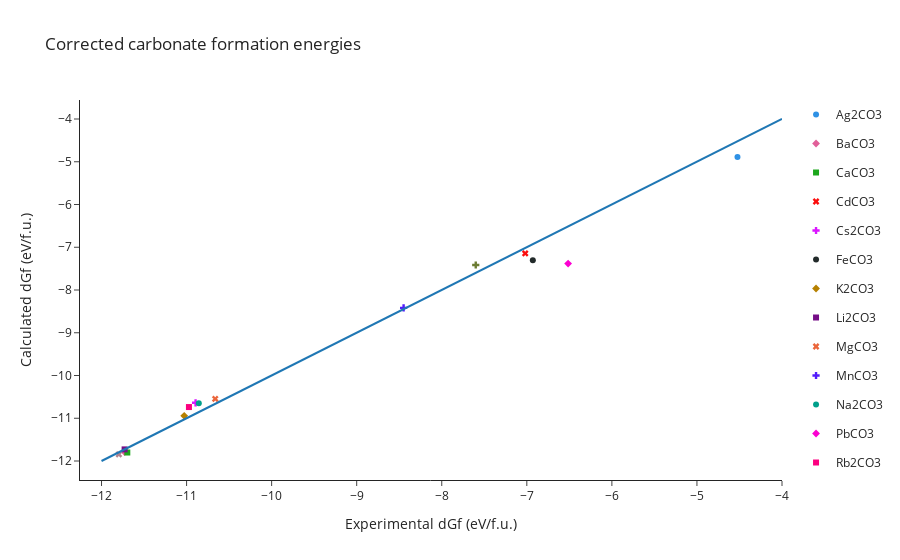

This figure's notebook cell:
### Code cell
df_new = df.copy()
df_new["y"] = df_new["y"] + final_correction

scatter_new = px.scatter(df_new, x="x", y="y", hover_name="name",
                         color_discrete_sequence=[px.colors.qualitative.Dark24[i] for i in range(len(df_new))],
                         symbol="name", color="name")
line_new = px.line(x=[-12, -4], y=[-12, -4])

fig_new = go.Figure(scatter_new.data + line_new.data)
fig_new.update_layout({"title": "Corrected carbonate formation energies",
                   "xaxis_title":"Experimental dGf (eV/f.u.)",
                   "yaxis_title":"Calculated dGf (eV/f.u.)"})
fig_new.show()

### Figure 1 — Plotly figure (JSON) as saved in the notebook; plotly's stock layout.template omitted (floating-point values rounded to 4 significant figures)
{"data": [{"hovertemplate": "<b>%{hovertext}</b><br><br>name=Ag2CO3<br>x=%{x}<br>y=%{y}<extra></extra>", "hovertext": ["Ag2CO3"], "legendgroup": "Ag2CO3", "marker": {"color": "#2E91E5", "symbol": "circle"}, "mode": "markers", "name": "Ag2CO3", "orientation": "v", "showlegend": true, "type": "scatter", "x": [-4.523], "xaxis": "x", "y": [-4.886], "yaxis": "y"}, {"hovertemplate": "<b>%{hovertext}</b><br><br>name=BaCO3<br>x=%{x}<br>y=%{y}<extra></extra>", "hovertext": ["BaCO3"], "legendgroup": "BaCO3", "marker": {"color": "#E15F99", "symbol": "diamond"}, "mode": "markers", "name": "BaCO3", "orientation": "v", "showlegend": true, "type": "scatter", "x": [-11.73], "xaxis": "x", "y": [-11.79], "yaxis": "y"}, {"hovertemplate": "<b>%{hovertext}</b><br><br>name=CaCO3<br>x=%{x}<br>y=%{y}<extra></extra>", "hovertext": ["CaCO3"], "legendgroup": "CaCO3", "marker": {"color": "#1CA71C", "symbol": "square"}, "mode": "markers", "name": "CaCO3", "orientation": "v", "showlegend": true, "type": "scatter", "x": [-11.7], "xaxis": "x", "y": [-11.8], "yaxis": "y"}, {"hovertemplate": "<b>%{hovertext}</b><br><br>name=CdCO3<br>x=%{x}<br>y=%{y}<extra></extra>", "hovertext": ["CdCO3"], "legendgroup": "CdCO3", "marker": {"color": "#FB0D0D", "symbol": "x"}, "mode": "markers", "name": "CdCO3", "orientation": "v", "showlegend": true, "type": "scatter", "x": [-7.019], "xaxis": "x", "y": [-7.144], "yaxis": "y"}, {"hovertemplate": "<b>%{hovertext}</b><br><br>name=Cs2CO3<br>x=%{x}<br>y=%{y}<extra></extra>", "hovertext": ["Cs2CO3"], "legendgroup": "Cs2CO3", "marker": {"color": "#DA16FF", "symbol": "cross"}, "mode": "markers", "name": "Cs2CO3", "orientation": "v", "showlegend": true, "type": "scatter", "x": [-10.89], "xaxis": "x", "y": [-10.64], "yaxis": "y"}, {"hovertemplate": "<b>%{hovertext}</b><br><br>name=FeCO3<br>x=%{x}<br>y=%{y}<extra></extra>", "hovertext": ["FeCO3"], "legendgroup": "FeCO3", "marker": {"color": "#222A2A", "symbol": "circle"}, "mode": "markers", "name": "FeCO3", "orientation": "v", "showlegend": true, "type": "scatter", "x": [-6.929], "xaxis": "x", "y": [-7.303], "yaxis": "y"}, {"hovertemplate": "<b>%{hovertext}</b><br><br>name=K2CO3<br>x=%{x}<br>y=%{y}<extra></extra>", "hovertext": ["K2CO3"], "legendgroup": "K2CO3", "marker": {"color": "#B68100", "symbol": "diamond"}, "mode": "markers", "name": "K2CO3", "orientation": "v", "showlegend": true, "type": "scatter", "x": [-11.03], "xaxis": "x", "y": [-10.94], "yaxis": "y"}, {"hovertemplate": "<b>%{hovertext}</b><br><br>name=Li2CO3<br>x=%{x}<br>y=%{y}<extra></extra>", "hovertext": ["Li2CO3"], "legendgroup": "Li2CO3", "marker": {"color": "#750D86", "symbol": "square"}, "mode": "markers", "name": "Li2CO3", "orientation": "v", "showlegend": true, "type": "scatter", "x": [-11.73], "xaxis": "x", "y": [-11.73], "yaxis": "y"}, {"hovertemplate": "<b>%{hovertext}</b><br><br>name=MgCO3<br>x=%{x}<br>y=%{y}<extra></extra>", "hovertext": ["MgCO3"], "legendgroup": "MgCO3", "marker": {"color": "#EB663B", "symbol": "x"}, "mode": "markers", "name": "MgCO3", "orientation": "v", "showlegend": true, "type": "scatter", "x": [-10.66], "xaxis": "x", "y": [-10.55], "yaxis": "y"}, {"hovertemplate": "<b>%{hovertext}</b><br><br>name=MnCO3<br>x=%{x}<br>y=%{y}<extra></extra>", "hovertext": ["MnCO3"], "legendgroup": "MnCO3", "marker": {"color": "#511CFB", "symbol": "cross"}, "mode": "markers", "name": "MnCO3", "orientation": "v", "showlegend": true, "type": "scatter", "x": [-8.449], "xaxis": "x", "y": [-8.419], "yaxis": "y"}, {"hovertemplate": "<b>%{hovertext}</b><br><br>name=Na2CO3<br>x=%{x}<br>y=%{y}<extra></extra>", "hovertext": ["Na2CO3"], "legendgroup": "Na2CO3", "marker": {"color": "#00A08B", "symbol": "circle"}, "mode": "markers", "name": "Na2CO3", "orientation": "v", "showlegend": true, "type": "scatter", "x": [-10.86], "xaxis": "x", "y": [-10.65], "yaxis": "y"}, {"hovertemplate": "<b>%{hovertext}</b><br><br>name=PbCO3<br>x=%{x}<br>y=%{y}<extra></extra>", "hovertext": ["PbCO3"], "legendgroup": "PbCO3", "marker": {"color": "#FB00D1", "symbol": "diamond"}, "mode": "markers", "name": "PbCO3", "orientation": "v", "showlegend": true, "type": "scatter", "x": [-6.515], "xaxis": "x", "y": [-7.382], "yaxis": "y"}, {"hovertemplate": "<b>%{hovertext}</b><br><br>name=Rb2CO3<br>x=%{x}<br>y=%{y}<extra></extra>", "hovertext": ["Rb2CO3"], "legendgroup": "Rb2CO3", "marker": {"color": "#FC0080", "symbol": "square"}, "mode": "markers", "name": "Rb2CO3", "orientation": "v", "showlegend": true, "type": "scatter", "x": [-10.97], "xaxis": "x", "y": [-10.74], "yaxis": "y"}, {"hovertemplate": "<b>%{hovertext}</b><br><br>name=SrCO3<br>x=%{x}<br>y=%{y}<extra></extra>", "hovertext": ["SrCO3"], "legendgroup": "SrCO3", "marker": {"color": "#B2828D", "symbol": "x"}, "mode": "markers", "name": "SrCO3", "orientation": "v", "showlegend": true, "type": "scatter", "x": [-11.8], "xaxis": "x", "y": [-11.84], "yaxis": "y"}, {"hovertemplate": "<b>%{hovertext}</b><br><br>name=ZnCO3<br>x=%{x}<br>y=%{y}<extra></extra>", "hovertext": ["ZnCO3"], "legendgroup": "ZnCO3", "marker": {"color": "#6C7C32", "symbol": "cross"}, "mode": "markers", "name": "ZnCO3", "orientation": "v", "showlegend": true, "type": "scatter", "x": [-7.6], "xaxis": "x", "y": [-7.415], "yaxis": "y"}, {"hovertemplate": "x=%{x}<br>y=%{y}<extra></extra>", "legendgroup": "", "line": {"color": "#1F77B4", "dash": "solid"}, "marker": {"symbol": "circle"}, "mode": "lines", "name": "", "orientation": "v", "showlegend": false, "type": "scatter", "x": [-12, -4], "xaxis": "x", "y": [-12, -4], "yaxis": "y"}], "layout": {"title": {"text": "Corrected carbonate formation energies"}, "xaxis": {"title": {"text": "Experimental dGf (eV/f.u.)"}}, "yaxis": {"title": {"text": "Calculated dGf (eV/f.u.)"}}}}
